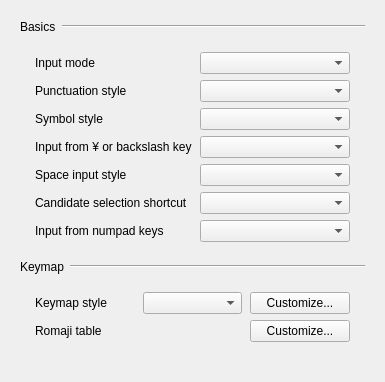
       <widget class="QWidget" name="basicTab">
        <attribute name="title">
         <string>General</string>
        </attribute>
        <layout class="QVBoxLayout" name="basicTabLayout">
         <property name="spacing">
          <number>0</number>
         </property>
         <item>
          <widget class="QFrame" name="basicsHeader">
           <property name="frameShape">
            <enum>QFrame::Shape::NoFrame</enum>
           </property>
           <layout class="QHBoxLayout" name="horizontalLayout">
            <property name="leftMargin">
             <number>9</number>
            </property>
            <property name="topMargin">
             <number>9</number>
            </property>
            <property name="rightMargin">
             <number>9</number>
            </property>
            <property name="bottomMargin">
             <number>9</number>
            </property>
            <property name="spacing">
             <number>6</number>
            </property>
            <item>
             <widget class="QLabel" name="basicsLabel">
              <property name="text">
               <string>Basics</string>
              </property>
             </widget>
            </item>
            <item>
             <widget class="Line" name="basicsLine">
              <property name="sizePolicy">
               <sizepolicy hsizetype="MinimumExpanding" vsizetype="Fixed">
                <horstretch>0</horstretch>
                <verstretch>0</verstretch>
               </sizepolicy>
              </property>
              <property name="orientation">
               <enum>Qt::Orientation::Horizontal</enum>
              </property>
             </widget>
            </item>
           </layout>
          </widget>
         </item>
         <item>
          <widget class="QFrame" name="basicsGroup">
           <property name="frameShape">
            <enum>QFrame::Shape::NoFrame</enum>
           </property>
           <layout class="QGridLayout" name="gridLayout">
            <property name="verticalSpacing">
             <number>6</number>
            </property>
            <property name="horizontalSpacing">
             <number>8</number>
            </property>
            <property name="leftMargin">
             <number>24</number>
            </property>
            <property name="topMargin">
             <number>9</number>
            </property>
            <property name="rightMargin">
             <number>24</number>
            </property>
            <property name="bottomMargin">
             <number>9</number>
            </property>
            <item row="0" column="1">
             <widget class="QComboBox" name="inputModeComboBox"/>
            </item>
            <item row="1" column="1">
             <widget class="QComboBox" name="punctuationsSettingComboBox"/>
            </item>
            <item row="2" column="1">
             <widget class="QComboBox" name="symbolsSettingComboBox">
              <property name="enabled">
               <bool>true</bool>
              </property>
             </widget>
            </item>
            <item row="4" column="1">
             <widget class="QComboBox" name="spaceCharacterFormComboBox">
              <property name="enabled">
               <bool>true</bool>
              </property>
             </widget>
            </item>
            <item row="0" column="0">
             <widget class="QLabel" name="inputModeLabel">
              <property name="text">
               <string>Input mode</string>
              </property>
             </widget>
            </item>
            <item row="1" column="0">
             <widget class="QLabel" name="PunctuationsSettingLabel">
              <property name="text">
               <string>Punctuation style</string>
              </property>
             </widget>
            </item>
            <item row="2" column="0">
             <widget class="QLabel" name="symbolsSettingLabel">
              <property name="text">
               <string>Symbol style</string>
              </property>
             </widget>
            </item>
            <item row="4" column="0">
             <widget class="QLabel" name="spaceInputSettingLabel">
              <property name="text">
               <string>Space input style</string>
              </property>
             </widget>
            </item>
            <item row="5" column="1">
             <widget class="QComboBox" name="selectionShortcutModeComboBox"/>
            </item>
            <item row="5" column="0">
             <widget class="QLabel" name="selectionShortcutModeLabel">
              <property name="text">
               <string>Candidate selection shortcut</string>
              </property>
             </widget>
            </item>
            <item row="6" column="0">
             <widget class="QLabel" name="numpadCharacterFormLabel">
              <property name="text">
               <string>Input from numpad keys</string>
              </property>
             </widget>
            </item>
            <item row="6" column="1">
             <widget class="QComboBox" name="numpadCharacterFormComboBox">
              <property name="minimumSize">
               <size>
                <width>150</width>
                <height>0</height>
               </size>
              </property>
             </widget>
            </item>
            <item row="3" column="0">
             <widget class="QLabel" name="yenSignLabel">
              <property name="text">
               <string>Input from ¥ or backslash key</string>
              </property>
             </widget>
            </item>
            <item row="3" column="1">
             <widget class="QComboBox" name="yenSignComboBox"/>
            </item>
           </layout>
          </widget>
         </item>
         <item>
          <widget class="QFrame" name="keymapHeader">
           <property name="frameShape">
            <enum>QFrame::Shape::NoFrame</enum>
           </property>
           <layout class="QHBoxLayout" name="horizontalLayout_11">
            <property name="leftMargin">
             <number>9</number>
            </property>
            <property name="topMargin">
             <number>9</number>
            </property>
            <property name="rightMargin">
             <number>9</number>
            </property>
            <property name="bottomMargin">
             <number>9</number>
            </property>
            <property name="spacing">
             <number>6</number>
            </property>
            <item>
             <widget class="QLabel" name="label_4">
              <property name="text">
               <string>Keymap</string>
              </property>
             </widget>
            </item>
            <item>
             <widget class="Line" name="line_3">
              <property name="sizePolicy">
               <sizepolicy hsizetype="MinimumExpanding" vsizetype="Fixed">
                <horstretch>0</horstretch>
                <verstretch>0</verstretch>
               </sizepolicy>
              </property>
              <property name="orientation">
               <enum>Qt::Orientation::Horizontal</enum>
              </property>
             </widget>
            </item>
           </layout>
          </widget>
         </item>
         <item>
          <widget class="QFrame" name="keymapGroup">
           <property name="frameShape">
            <enum>QFrame::Shape::NoFrame</enum>
           </property>
           <layout class="QGridLayout" name="gridLayout_2">
            <property name="verticalSpacing">
             <number>6</number>
            </property>
            <property name="horizontalSpacing">
             <number>8</number>
            </property>
            <property name="leftMargin">
             <number>24</number>
            </property>
            <property name="topMargin">
             <number>9</number>
            </property>
            <property name="rightMargin">
             <number>24</number>
            </property>
            <property name="bottomMargin">
             <number>9</number>
            </property>
            <item row="0" column="1">
             <widget class="QComboBox" name="keymapSettingComboBox"/>
            </item>
            <item row="0" column="0">
             <widget class="QLabel" name="keymapSettingLabel">
              <property name="text">
               <string>Keymap style</string>
              </property>
             </widget>
            </item>
            <item row="0" column="2">
             <widget class="QPushButton" name="editKeymapButton">
              <property name="sizePolicy">
               <sizepolicy hsizetype="Preferred" vsizetype="Fixed">
                <horstretch>0</horstretch>
                <verstretch>0</verstretch>
               </sizepolicy>
              </property>
              <property name="text">
               <string>Customize...</string>
              </property>
             </widget>
            </item>
            <item row="1" column="2">
             <widget class="QPushButton" name="editRomanTableButton">
              <property name="text">
               <string>Customize...</string>
              </property>
             </widget>
            </item>
            <item row="1" column="0">
             <widget class="QLabel" name="label_11">
              <property name="text">
               <string>Romaji table</string>
              </property>
             </widget>
            </item>
           </layout>
          </widget>
         </item>
         <item>
          <spacer name="basicTabBottomSpacer">
           <property name="orientation">
            <enum>Qt::Orientation::Vertical</enum>
           </property>
           <property name="sizeHint" stdset="0">
            <size>
             <width>20</width>
             <height>20</height>
            </size>
           </property>
          </spacer>
         </item>
        </layout>
       </widget>
